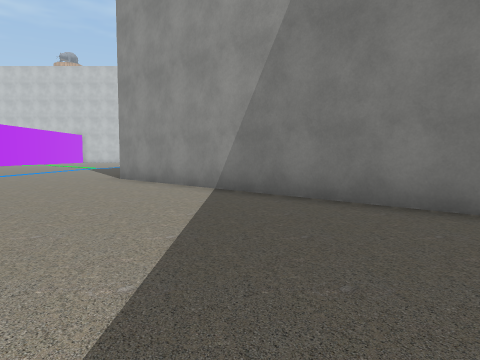
[1] (above)

24 first-person views from a walk through a Unity game level. The camera is 1.2 m above the floor, tilts 4° down and sees 70° across. The floor is counted in squares, 2 m on a side. Each view is taken from the middle of a square. On the plan, view 1 faces up. The plan holds only what a view shows up to about 10 squares ahead; the rest is blank. The place goes on beyond the plan. Some surface patterns are stand-ins.

[2]
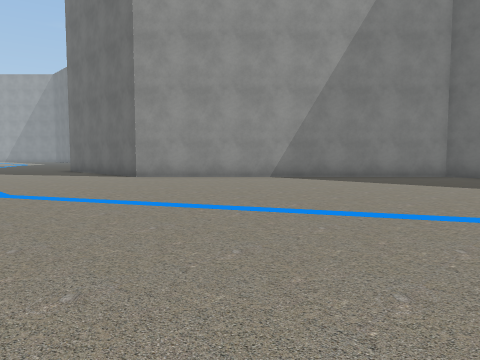

[3]
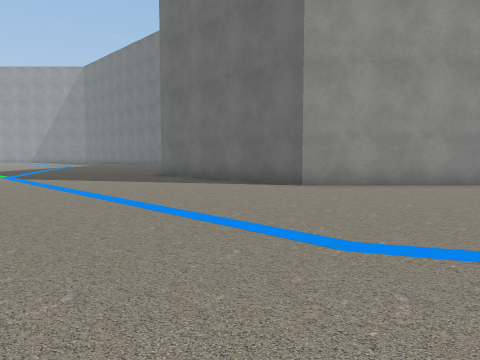

[4]
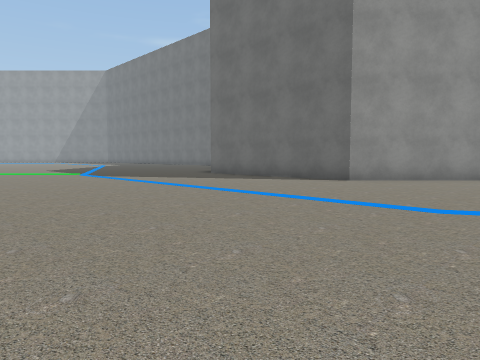

[5]
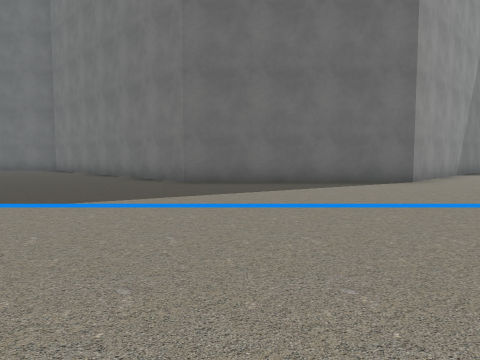

[6]
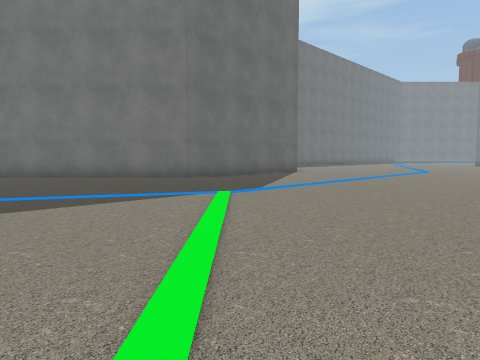

[7]
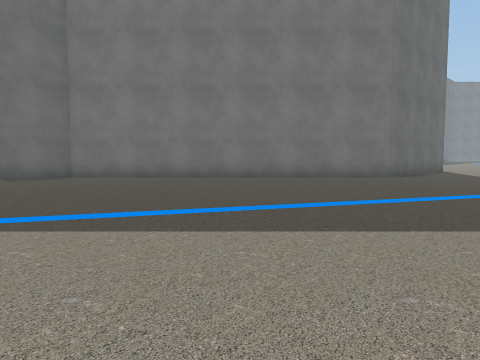

[8]
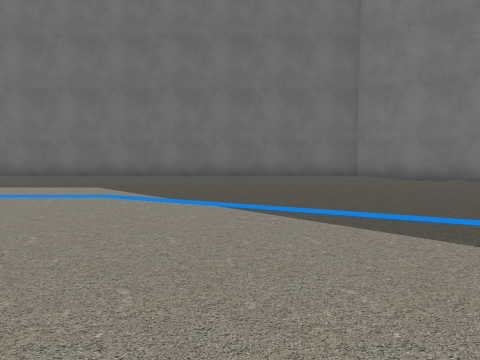

[9]
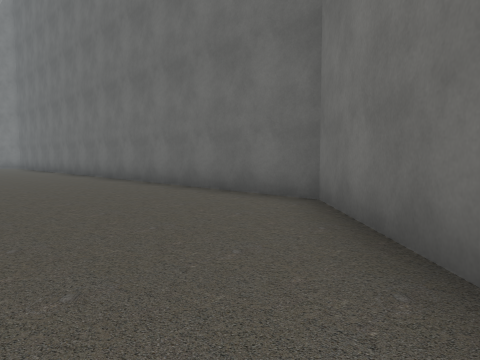

[10]
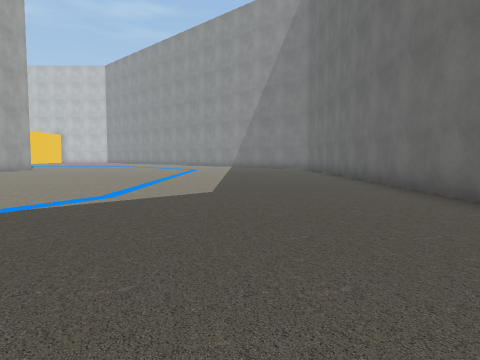

[11]
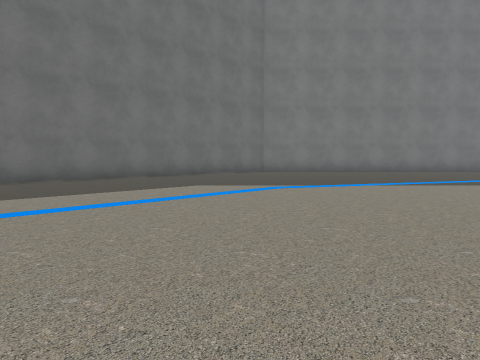

[12]
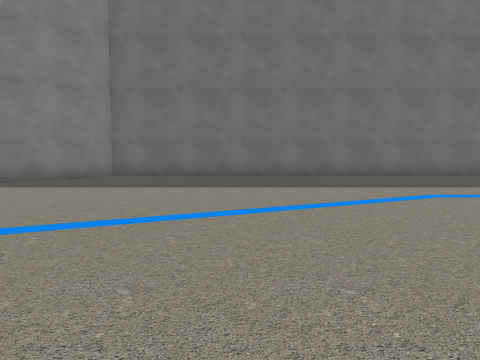

[13]
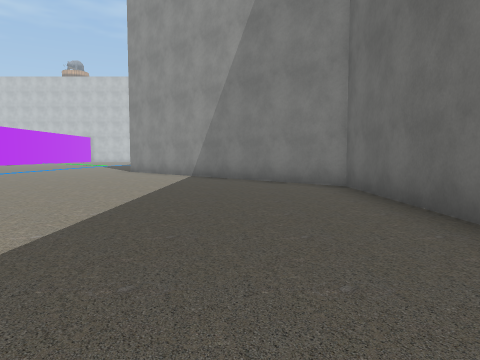

[14]
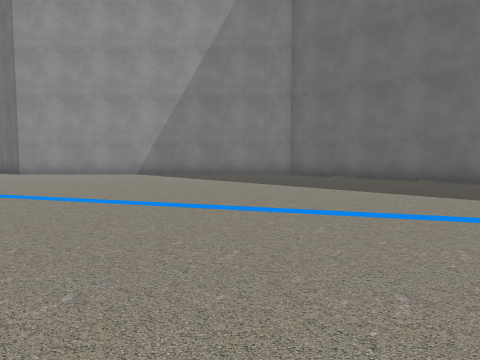

[15]
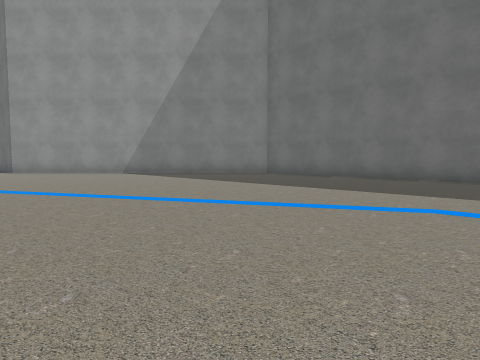

[16]
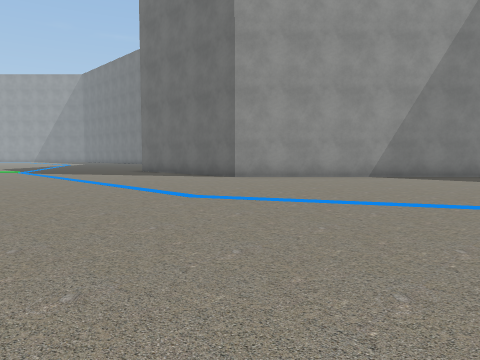

[17]
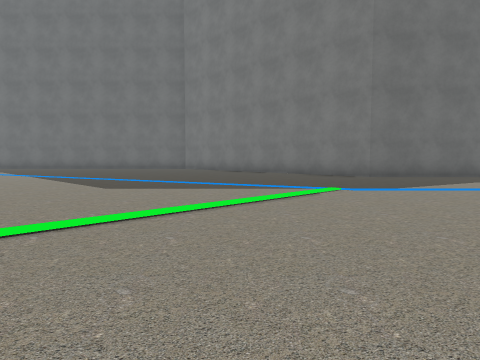

[18]
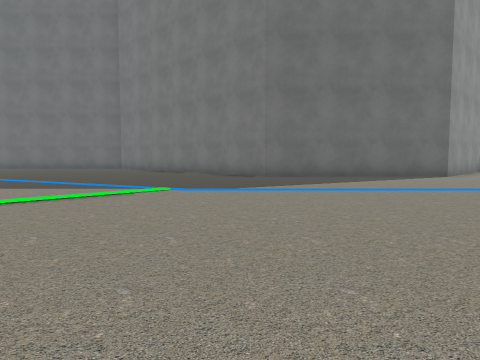

[19]
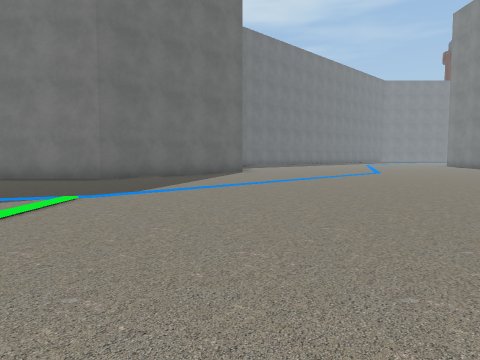

[20]
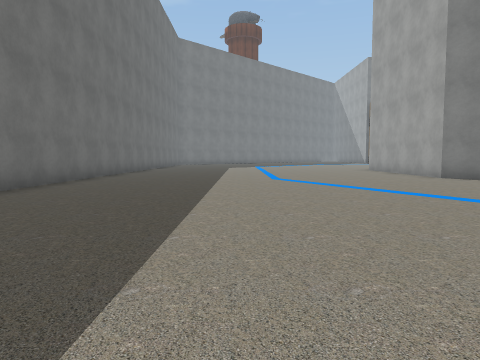

[21]
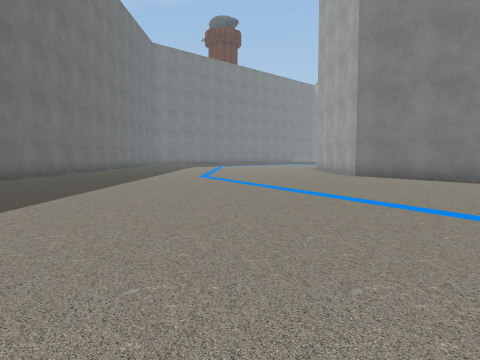

[22]
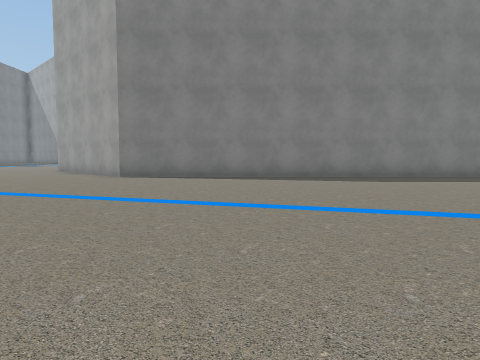

[23]
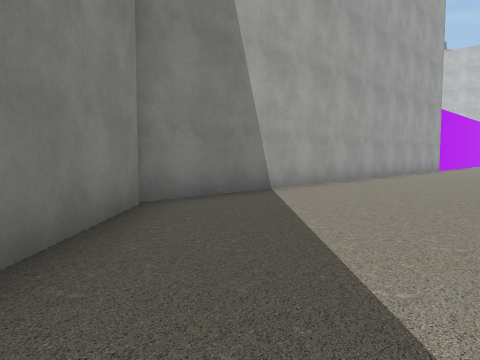

[24]
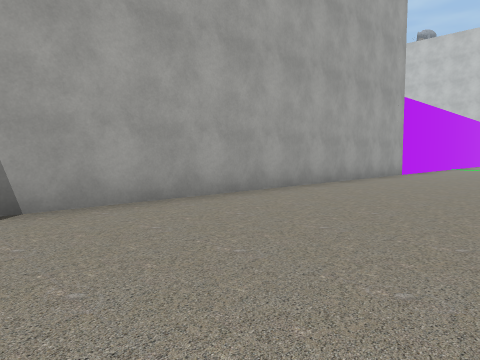

### Floor plan
Points are (right, up) in squares from view 1. A wall is a line through its corners. A room is listed if a view was taken in it or the views show most of it. See-through windows are left out.
Room 1 (views 1, 2, 3, 4, 5, 6, 7, 8, 9, 10, 11, 12, 13, 14, 15, 16, 17, 18, 19, 20, 21, 22, 23, 24)
walls: (-14.1, 15.1) (-14.1, 3.3) (-6.5, -4.3) (-6.5, -5.1); (3.1, -5.1) (3.1, 2.8) (-3.2, 9) (-3.2, 14.3) (3.1, 20.6) (3.1, 31)

Where each view was taken, in squares from view 1:
view 1: 0 up, 0 right, facing up
view 2: 0 up, 8 left, facing up-right
view 3: 5 up, 9 left, facing up-right
view 4: 5 up, 11 left, facing up-right
view 5: 13 up, 11 left, facing right
view 6: 20 up, 11 left, facing down-right
view 7: 24 up, 7 left, facing down-right
view 8: 24 up, 7 left, facing right
view 9: 18 up, 1 left, facing up-right
view 10: 21 up, 0 right, facing up
view 11: 31 up, 6 left, facing down-right
view 12: 1 down, 7 left, facing right
view 13: 4 down, 1 right, facing up
view 14: 4 down, 6 left, facing up-right
view 15: 5 down, 6 left, facing up-right
view 16: 2 up, 10 left, facing up-right
view 17: 18 up, 13 left, facing right
view 18: 15 up, 13 left, facing right
view 19: 18 up, 12 left, facing down-right
view 20: 5 up, 1 left, facing down
view 21: 6 up, 3 left, facing down
view 22: 5 up, 2 left, facing down-left
view 23: 1 up, 10 left, facing up-left
view 24: 5 up, 10 left, facing up-left
